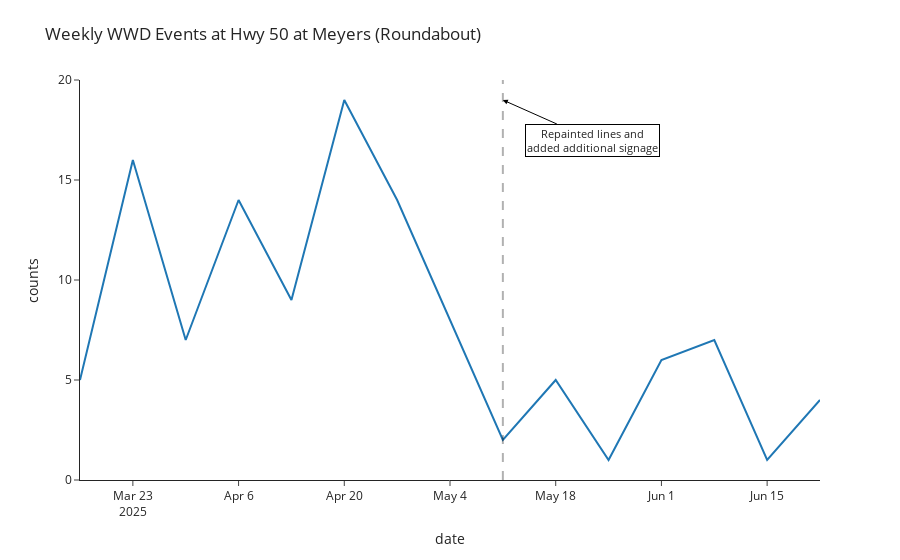

Notebook source saved alongside this figure:
### Code cell
import pandas as pd
import plotly.express as px

# --- prepare weekly data ---
meyers_grouped = meyers_data.groupby('date').size().reset_index(name='counts')
meyers_grouped['date'] = pd.to_datetime(meyers_grouped['date'])
meyers_grouped = meyers_grouped[meyers_grouped['date'] < pd.Timestamp('2025-07-01')]
meyers_weekly = meyers_grouped.groupby(pd.Grouper(key='date', freq='W')).sum().reset_index()

# --- plot base ---
fig = px.line(meyers_weekly, x='date', y='counts',
              title='Weekly WWD Events at Hwy 50 at Meyers (Roundabout)',
              template='simple_white')

# Use string-safe event date
event_date_str = '2025-05-11'

# --- vertical dashed line ---
fig.add_shape(
    type="line",
    x0=event_date_str, x1=event_date_str,
    y0=0, y1=1,
    xref="x", yref="paper",
    line=dict(width=2, dash="dash")
)

# --- arrow callout annotation ---
fig.add_annotation(
    x=event_date_str,
    y=0.95,                     # Where the arrow points (95% up the plot)
    xref="x",
    yref="paper",
    text="Repainted lines and<br>added additional signage",
    showarrow=True,
    arrowhead=2,
    ax=90,                     # Horizontal offset for label box
    ay=40,                    # Vertical offset (negative = above)
    bgcolor="white",
    bordercolor="black",
    borderwidth=1,
    font=dict(size=11)
)

fig.update_layout(margin=dict(t=80))  # Make room if needed
fig.show()
fig.write_html('meyers_data.html')

### Figure 1 — Plotly figure (JSON) as saved in the notebook; plotly's stock layout.template omitted (floating-point values rounded to 4 significant figures)
{"data": [{"hovertemplate": "date=%{x}<br>counts=%{y}<extra></extra>", "legendgroup": "", "line": {"color": "#1F77B4", "dash": "solid"}, "marker": {"symbol": "circle"}, "mode": "lines", "name": "", "orientation": "v", "showlegend": false, "type": "scatter", "x": ["2025-03-16T00:00:00", "2025-03-23T00:00:00", "2025-03-30T00:00:00", "2025-04-06T00:00:00", "2025-04-13T00:00:00", "2025-04-20T00:00:00", "2025-04-27T00:00:00", "2025-05-04T00:00:00", "2025-05-11T00:00:00", "2025-05-18T00:00:00", "2025-05-25T00:00:00", "2025-06-01T00:00:00", "2025-06-08T00:00:00", "2025-06-15T00:00:00", "2025-06-22T00:00:00"], "xaxis": "x", "y": [5, 16, 7, 14, 9, 19, 14, 8, 2, 5, 1, 6, 7, 1, 4], "yaxis": "y"}], "layout": {"annotations": [{"arrowhead": 2, "ax": 90, "ay": 40, "bgcolor": "white", "bordercolor": "black", "borderwidth": 1, "font": {"size": 11}, "showarrow": true, "text": "Repainted lines and<br>added additional signage", "x": "2025-05-11", "xref": "x", "y": 0.95, "yref": "paper"}], "legend": {"tracegroupgap": 0}, "margin": {"t": 80}, "shapes": [{"line": {"dash": "dash", "width": 2}, "type": "line", "x0": "2025-05-11", "x1": "2025-05-11", "xref": "x", "y0": 0, "y1": 1, "yref": "paper"}], "title": {"text": "Weekly WWD Events at Hwy 50 at Meyers (Roundabout)"}, "xaxis": {"anchor": "y", "domain": [0, 1], "title": {"text": "date"}}, "yaxis": {"anchor": "x", "domain": [0, 1], "title": {"text": "counts"}}}}
